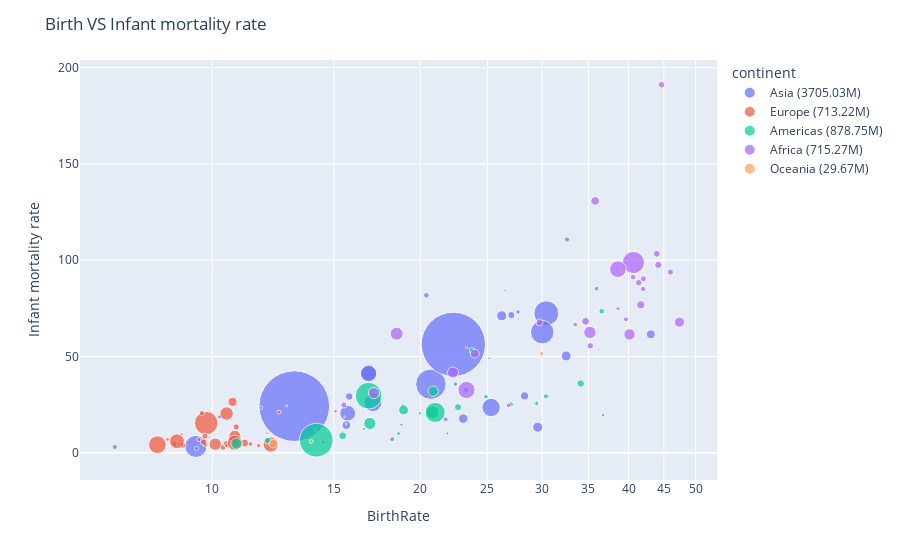

This figure's notebook cell:
### Markdown cell above
1. Perbandingan Birth Rate dan Death Ratio

### Code cell
# create bubble chart
fig = px.scatter(df, x=' Birth rate', y=' Infant mortality rate', size='  Population ', color='continent', hover_name='Country', log_x=True, size_max=50)
# set layout
fig.update_layout(title='Birth VS Infant mortality rate', xaxis_title='BirthRate', yaxis_title='Infant mortality rate')

for trace in fig.data:
    continent = trace.name
    population = df.loc[df['continent'] == continent, '  Population '].sum() / 1000000
    trace.name += f' ({population:.2f}M)'

fig.show()

### Figure 1 — Plotly figure (JSON) as saved in the notebook; plotly's stock layout.template omitted (floating-point values rounded to 4 significant figures)
{"data": [{"hovertemplate": "<b>%{hovertext}</b><br><br>continent=Asia<br> Birth rate=%{x}<br> Infant mortality rate=%{y}<br>  Population =%{marker.size}<extra></extra>", "hovertext": ["Japan", "Saudi Arabia", "China", "Hong Kong", "Kuwait", "Malaysia", "Singapore", "Indonesia", "Thailand", "United Arab Emirates", "Qatar", "India", "Philippines", "Oman", "Iran", "Pakistan", "Syria", "Bahrain", "Uzbekistan", "Yemen", "Bangladesh", "Israel", "Jordan", "Turkmenistan", "Kazakhstan", "Tajikistan", "Laos", "Kyrgyzstan", "Armenia", "Cambodia", "Iraq", "Sri Lanka", "Cyprus", "Georgia", "Vietnam", "Lebanon", "Azerbaijan", "Turkey"], "legendgroup": "Asia", "marker": {"color": "#636efa", "size": [127417244, 26417599, 1306313812, 6898686, 2335648, 23953136, 4425720, 241973879, 65444371, 2563212, 863051, 1080264388, 87857473, 3001583, 68017860, 162419946, 18448752, 688345, 26851195, 20727063, 144319628, 6276883, 5759732, 4952081, 15185844, 7163506, 6217141, 5146281, 2982904, 13607069, 26074906, 20064776, 780133, 4677401, 83535576, 3826018, 7911974, 69660559], "sizemode": "area", "sizeref": 522500.0, "symbol": "circle"}, "mode": "markers", "name": "Asia (3705.03M)", "orientation": "v", "showlegend": true, "type": "scatter", "x": [9.47, 29.56, 13.14, 7.23, 21.88, 23.07, 9.49, 20.71, 15.7, 18.78, 15.54, 22.32, 25.31, 36.73, 16.83, 30.42, 28.29, 18.1, 26.22, 43.07, 30.01, 18.21, 21.76, 27.68, 15.78, 32.58, 35.99, 22.48, 11.76, 27.08, 32.5, 15.63, 12.57, 10.25, 17.07, 18.88, 20.4, 16.83], "xaxis": "x", "y": [3.26, 13.24, 24.18, 2.97, 9.95, 17.7, 2.29, 35.6, 20.48, 14.51, 18.61, 56.29, 23.51, 19.51, 41.58, 72.44, 29.53, 17.27, 71.1, 61.5, 62.6, 7.03, 17.35, 73.08, 29.21, 110.8, 85.22, 35.64, 23.28, 71.48, 50.25, 14.35, 7.18, 18.59, 25.95, 24.52, 81.74, 41.04], "yaxis": "y"}, {"hovertemplate": "<b>%{hovertext}</b><br><br>continent=Europe<br> Birth rate=%{x}<br> Infant mortality rate=%{y}<br>  Population =%{marker.size}<extra></extra>", "hovertext": ["Germany", "Russia", "Switzerland", "Norway", "Sweden", "Netherlands", "Belgium", "Finland", "Denmark", "Ukraine", "Bulgaria", "Slovenia", "Malta", "France", "Macedonia", "Albania", "Iceland", "Belarus", "Estonia", "Latvia", "Slovakia", "Lithuania", "Croatia", "Bosnia and Herzegovina", "Ireland", "Austria", "Romania", "Poland", "Czech Republic", "Hungary", "Greece", "Portugal", "Italy", "Spain", "United Kingdom"], "legendgroup": "Europe", "marker": {"color": "#EF553B", "size": [82431390, 143420309, 7489370, 4593041, 9001774, 16407491, 10364388, 5223442, 5432335, 47425336, 7450349, 2011070, 398534, 60656178, 2045262, 3563112, 296737, 10300483, 1332893, 2290237, 5431363, 3596617, 4495904, 4025476, 4015676, 8184691, 22329977, 38635144, 10241138, 10006835, 10668354, 10566212, 58103033, 40341462, 60441457], "sizemode": "area", "sizeref": 522500.0, "symbol": "circle"}, "mode": "markers", "name": "Europe (713.22M)", "orientation": "v", "showlegend": true, "type": "scatter", "x": [8.33, 9.8, 9.77, 11.67, 10.36, 11.14, 10.48, 10.5, 11.36, 10.49, 9.66, 8.95, 10.17, 12.15, 12, 15.08, 13.73, 10.83, 9.91, 9.04, 10.62, 8.62, 9.57, 12.49, 14.47, 8.81, 10.7, 10.78, 9.07, 9.76, 9.72, 10.82, 8.89, 10.1, 10.78], "xaxis": "x", "y": [4.16, 15.39, 4.39, 3.7, 2.77, 5.04, 4.68, 3.57, 4.56, 20.34, 20.55, 4.45, 3.89, 4.26, 10.09, 21.52, 3.31, 13.37, 7.87, 9.55, 7.41, 6.89, 6.84, 21.05, 5.39, 4.66, 26.43, 8.51, 3.93, 8.57, 5.53, 5.05, 5.94, 4.42, 5.16], "yaxis": "y"}, {"hovertemplate": "<b>%{hovertext}</b><br><br>continent=Americas<br> Birth rate=%{x}<br> Infant mortality rate=%{y}<br>  Population =%{marker.size}<extra></extra>", "hovertext": ["Canada", "Venezuela", "Brazil", "Argentina", "Chile", "Trinidad and Tobago", "Dominican Republic", "Bolivia", "Ecuador", "Honduras", "Uruguay", "Haiti", "Peru", "Paraguay", "Belize", "Guyana", "Cuba", "Panama", "Jamaica", "Nicaragua", "El Salvador", "Costa Rica", "Guatemala", "Colombia", "Mexico", "United States"], "legendgroup": "Americas", "marker": {"color": "#00cc96", "size": [32805041, 25375281, 186112794, 39537943, 15980912, 1088644, 8950034, 8857870, 13363593, 6975204, 3415920, 8121622, 27925628, 6347884, 279457, 765283, 11346670, 3039150, 2731832, 5465100, 6704932, 4016173, 14655189, 42954279, 106202903, 295734134], "sizemode": "area", "sizeref": 522500.0, "symbol": "circle"}, "mode": "markers", "name": "Americas (878.75M)", "orientation": "v", "showlegend": true, "type": "scatter", "x": [10.84, 18.91, 16.83, 16.9, 15.44, 12.81, 23.28, 23.76, 22.67, 30.38, 14.09, 36.59, 20.87, 29.43, 29.34, 18.45, 12.03, 19.96, 16.56, 24.88, 27.04, 18.6, 34.11, 20.82, 21.01, 14.14], "xaxis": "x", "y": [4.75, 22.2, 29.61, 15.18, 8.8, 24.31, 32.38, 53.11, 23.66, 29.32, 11.95, 73.45, 31.94, 25.63, 25.69, 33.26, 6.33, 20.47, 12.36, 29.11, 25.1, 9.95, 35.93, 20.97, 20.91, 6.5], "yaxis": "y"}, {"hovertemplate": "<b>%{hovertext}</b><br><br>continent=Africa<br> Birth rate=%{x}<br> Infant mortality rate=%{y}<br>  Population =%{marker.size}<extra></extra>", "hovertext": ["Algeria", "Libya", "Nigeria", "Egypt", "Morocco", "Botswana", "Chad", "Mauritius", "Namibia", "Gabon", "Ghana", "Tunisia", "Sao Tome and Principe", "Angola", "Malawi", "Burundi", "Swaziland", "Seychelles", "Mozambique", "Lesotho", "Togo", "Eritrea", "Cameroon", "Benin", "Zambia", "Rwanda", "Zimbabwe", "Madagascar", "Guinea", "Kenya", "Ethiopia", "Burkina Faso", "Senegal", "Equatorial Guinea", "Uganda", "Sudan", "South Africa"], "legendgroup": "Africa", "marker": {"color": "#ab63fa", "size": [32531853, 5765563, 128771988, 77505756, 32725847, 1640115, 9826419, 1230602, 2030692, 1389201, 21029853, 10074951, 187410, 11190786, 12158924, 6370609, 1173900, 81188, 19406703, 1867035, 5681519, 4561599, 16380005, 7460025, 11261795, 8440820, 12746990, 18040341, 9467866, 33829590, 73053286, 13925313, 11126832, 535881, 27269482, 40187486, 44344136], "sizemode": "area", "sizeref": 522500.0, "symbol": "circle"}, "mode": "markers", "name": "Africa (715.27M)", "orientation": "v", "showlegend": true, "type": "scatter", "x": [17.13, 26.82, 40.65, 23.32, 22.29, 23.33, 45.98, 15.62, 25.16, 36.24, 23.97, 15.5, 40.8, 44.64, 43.95, 39.66, 27.72, 16.22, 35.79, 26.53, 33.48, 38.62, 34.67, 41.99, 41.38, 40.6, 29.74, 41.66, 42.03, 40.13, 38.61, 44.17, 35.21, 36.18, 47.39, 35.17, 18.48], "xaxis": "x", "y": [31, 24.6, 98.8, 32.59, 41.62, 54.58, 93.82, 15.03, 48.98, 53.64, 51.43, 24.77, 43.11, 191.2, 103.3, 69.29, 69.27, 15.53, 130.8, 84.23, 66.61, 74.87, 68.26, 85, 88.29, 91.23, 67.69, 76.83, 90.37, 61.47, 95.32, 97.57, 55.51, 85.13, 67.83, 62.5, 61.81], "yaxis": "y"}, {"hovertemplate": "<b>%{hovertext}</b><br><br>continent=Oceania<br> Birth rate=%{x}<br> Infant mortality rate=%{y}<br>  Population =%{marker.size}<extra></extra>", "hovertext": ["Papua New Guinea", "New Zealand", "Australia"], "legendgroup": "Oceania", "marker": {"color": "#FFA15A", "size": [5545268, 4035461, 20090437], "sizemode": "area", "sizeref": 522500.0, "symbol": "circle"}, "mode": "markers", "name": "Oceania (29.67M)", "orientation": "v", "showlegend": true, "type": "scatter", "x": [29.95, 13.9, 12.26], "xaxis": "x", "y": [51.45, 5.85, 4.69], "yaxis": "y"}], "layout": {"legend": {"itemsizing": "constant", "title": {"text": "continent"}, "tracegroupgap": 0}, "margin": {"t": 60}, "title": {"text": "Birth VS Infant mortality rate"}, "xaxis": {"anchor": "y", "domain": [0, 1], "title": {"text": "BirthRate"}, "type": "log"}, "yaxis": {"anchor": "x", "domain": [0, 1], "title": {"text": "Infant mortality rate"}}}}
